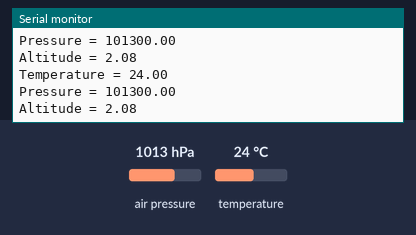
Simulated run of this sketch. Board: Arduino Uno, built with avr-gcc and run on an emulated ATmega328P. On the bench: the last lines printed to the serial monitor. The test bench sets the inputs (shaded band); at power-on: air pressure 1013 hPa, temperature 24 °C.

Above: at 1.2 s.
1.3 s: air pressure set to 952 hPa
At 2.6 s:
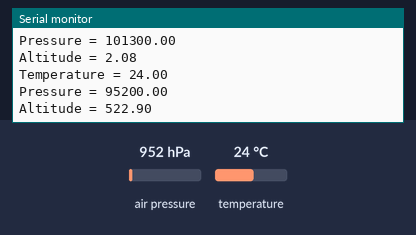
2.8 s: temperature set to 12 °C
At 3.8 s:
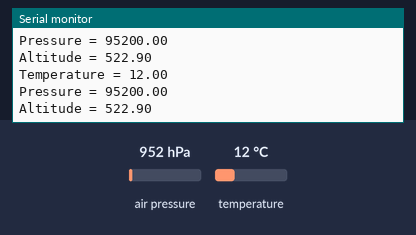
4.3 s: air pressure set to 975 hPa
At 5.9 s:
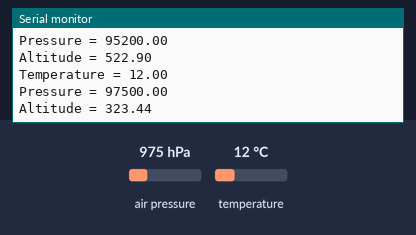
Timing chart, 0 to 7.4 s (numbered marks = the images above; inputs shaded):
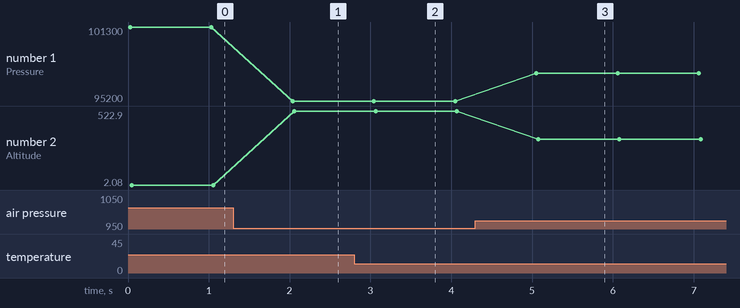

Measured:
- after the input at 1.3 s, the serial monitor: prints a new line after 0.74 s (image 1)
- after the input at 2.8 s, the serial monitor: prints a new line after 0.22 s (image 2)
- after the input at 4.3 s, the serial monitor: prints a new line after 0.75 s (image 3)
- plotted number 1: 101300 → 95200 after the input at 1.3 s, 95200 → 97500 after the input at 4.3 s
- plotted number 2: 2.08 → 522.9 after the input at 1.3 s, 522.9 → 323.44 after the input at 4.3 s

The sketch:

bmp280_barometer_test.ino
```cpp
// Connect SDA to A4 and SCL to A5
// 3.3 Volt

#include <Adafruit_BMP280.h>

Adafruit_BMP280 bmp;

void setup() {
  // put your setup code here, to run once:
  bmp.begin(BMP280_ADDRESS_ALT);
  Serial.begin(9600);
}

void loop() {
  // put your main code here, to run repeatedly:
  float temp = bmp.readTemperature();
  float pressure = bmp.readPressure();
  float altitude = bmp.readAltitude();

  Serial.print("Temperature = ");
  Serial.println(temp);
  Serial.print("Pressure = ");
  Serial.println(pressure);
  Serial.print("Altitude = ");
  Serial.println(altitude);
  Serial.println("");
  delay(1000);
}
```
